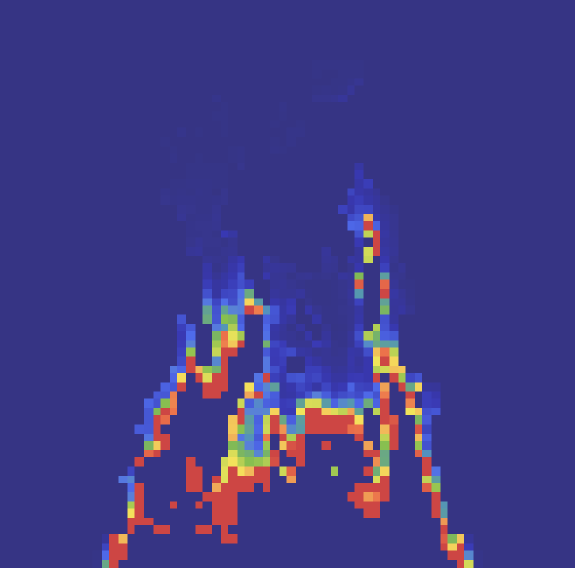
#> input picture Validation/UMD_Line_Burner/IAFSS_2023_Results/images/propane_tri_coarse.png, 1150 x 1136 px (shown at 1/2 size)
$ python cat_images.py
#> lines starting #> are read from the running program, lines starting #| are printed output that depends on the picture
#!/usr/bin/python3
#McDermott
#2-7-2023
#cat_images.py

from PIL import Image
from mpl_toolkits.axes_grid1 import make_axes_locatable
import matplotlib.pyplot as plt

im1 = Image.open('propane_tri_coarse.png')
#> im1 is the input picture: PIL image 1150x1136 RGBA; mean R, G, B, A 64.3, 58.5, 132.4, 255
im2 = Image.open('propane_tri_medium.png')
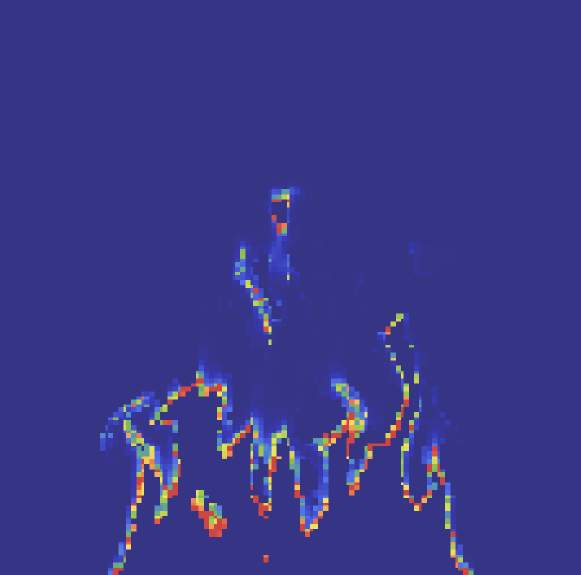
#> input picture Validation/UMD_Line_Burner/IAFSS_2023_Results/images/propane_tri_medium.png, 1162 x 1149 px (shown at 1/2 size)
#> im2 is the input picture: PIL image 1162x1149 RGBA; mean R, G, B, A 58.2, 55.9, 133.5, 255
im3 = Image.open('propane_tri_fine.png')
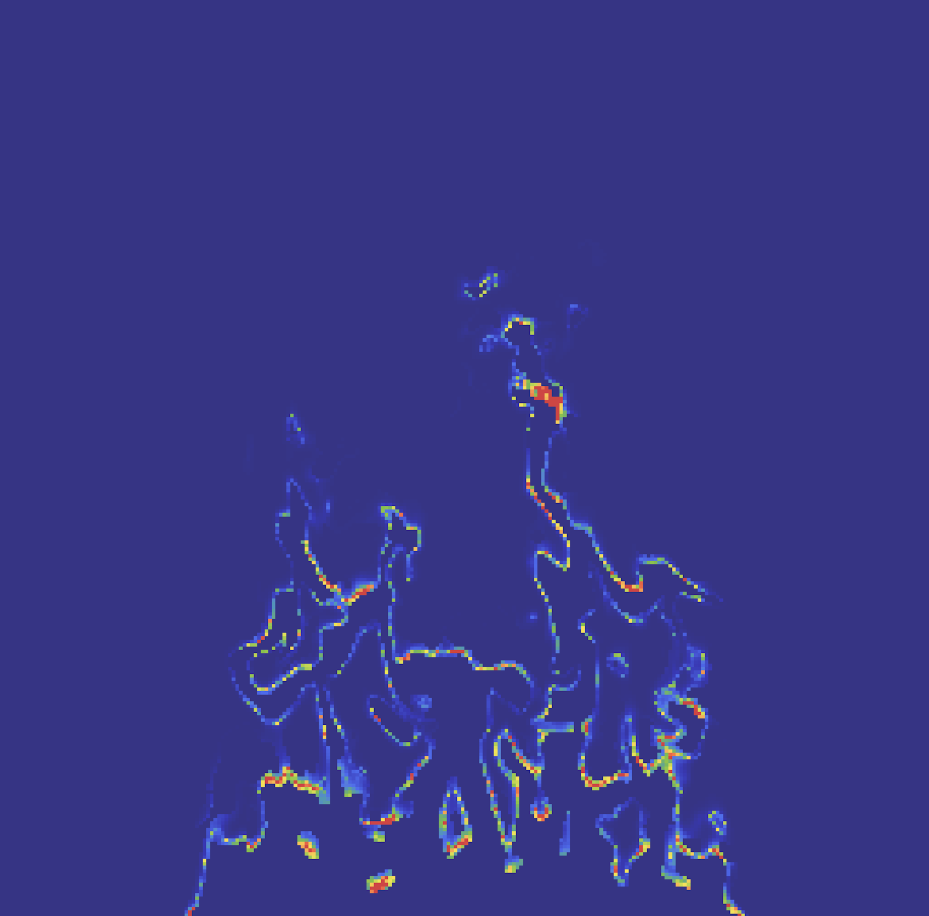
#> input picture Validation/UMD_Line_Burner/IAFSS_2023_Results/images/propane_tri_fine.png, 1857 x 1832 px (shown at 1/2 size)
#> im3 is the input picture: PIL image 1857x1832 RGBA; mean R, G, B, A 56.2, 54.9, 134.1, 255

def add_margin(pil_img, top, right, bottom, left, color):
#> called with top = 2, right = 2, bottom = 2, left = 2, color = 'white'
    width, height = pil_img.size
#> width = 1150; height = 1136
    new_width = width + right + left
#> new_width = 1154
    new_height = height + top + bottom
#> new_height = 1140
    result = Image.new(pil_img.mode, (new_width, new_height), color)
#> result: PIL image 1154x1140 RGBA; every value is 255
    result.paste(pil_img, (left, top))
    return result

im1_pad = add_margin(im1,2,2,2,2,'white')
im1_pad.save('im1_pad.png')
im2_pad = add_margin(im2,2,2,2,2,'white')
#> in add_margin (call 2), `result = Image.new(pil_img.mode, (new_width, new_height), color)`: result: PIL image 1166x1153 RGBA; every value is 255
im2_pad.save('im2_pad.png')
im3_pad = add_margin(im3,4,4,4,4,'white')
#> in add_margin (call 3), `result = Image.new(pil_img.mode, (new_width, new_height), color)`: result: PIL image 1865x1840 RGBA; every value is 255
im3_pad.save('im3_pad.png')

def get_concat_h(im1, im2):
    dst = Image.new('RGB', (im1.width + im2.width, im1.height))
    dst.paste(im1, (0, 0))
    dst.paste(im2, (im1.width, 0))
    return dst

def get_concat_h_resize(im1, im2, resample=Image.BICUBIC, resize_big_image=True):
#> called with resample = 3, resize_big_image = True
    if im1.height == im2.height:
        _im1 = im1
        _im2 = im2
    elif (((im1.height > im2.height) and resize_big_image) or
          ((im1.height < im2.height) and not resize_big_image)):
        _im1 = im1.resize((int(im1.width * im2.height / im1.height), im2.height), resample=resample)
        _im2 = im2
    else:
        _im1 = im1
        _im2 = im2.resize((int(im2.width * im1.height / im2.height), im1.height), resample=resample)
    dst = Image.new('RGB', (_im1.width + _im2.width, _im1.height))
#> dst: PIL image 2306x1140 RGB; every value is 0
    dst.paste(_im1, (0, 0))
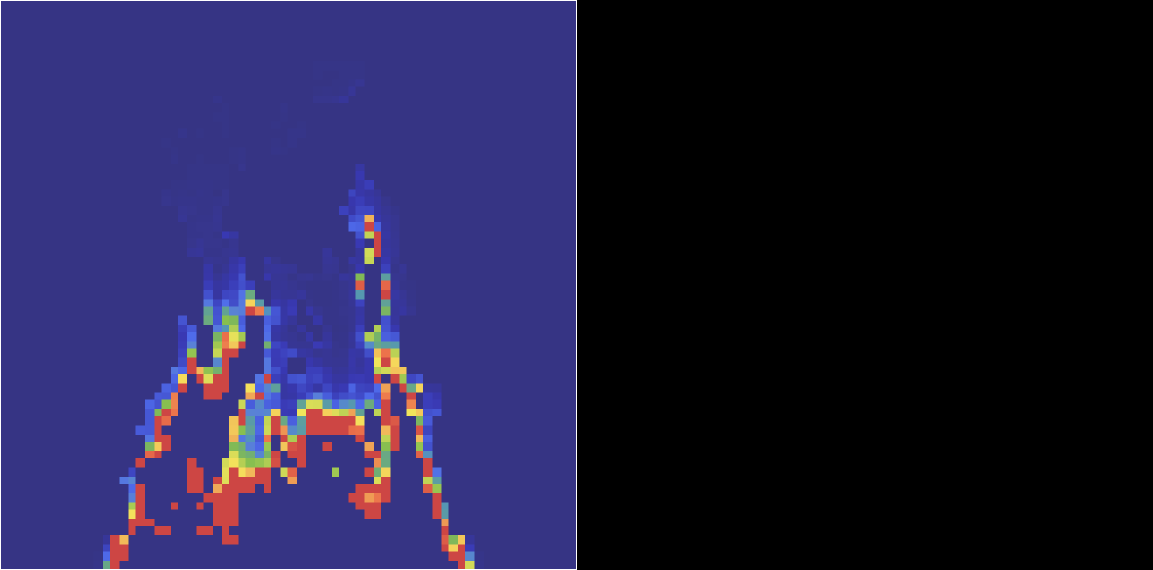
#> dst: PIL image 2306x1140 RGB (shown at 1/2 size); mean R, G, B 32.8, 30, 66.7
    dst.paste(_im2, (_im1.width, 0))
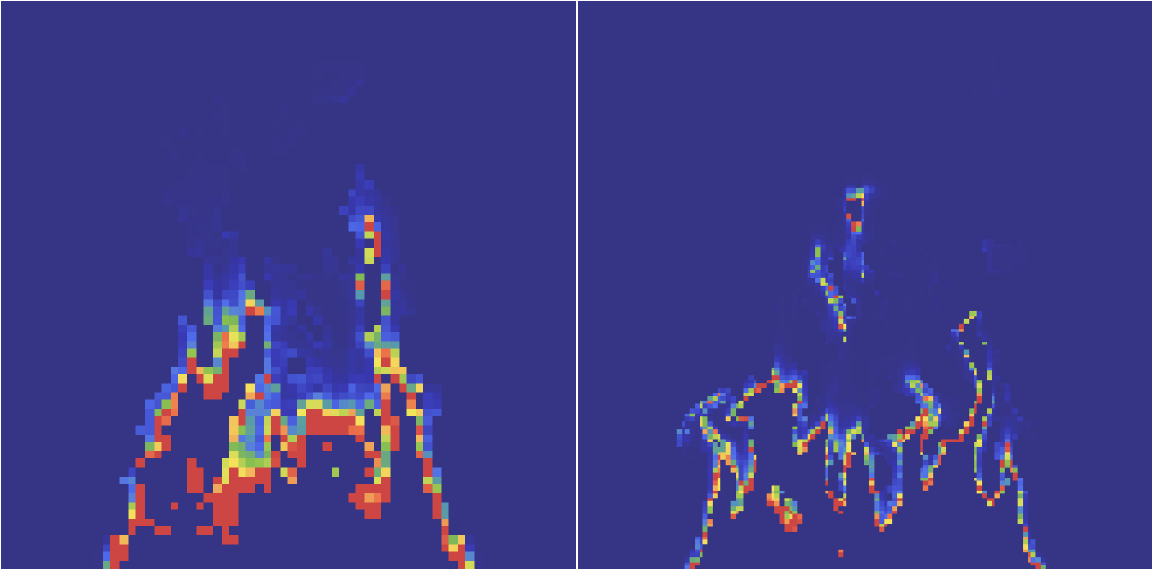
#> dst: PIL image 2306x1140 RGB (shown at 1/2 size); mean R, G, B 62.6, 58.6, 133.8
    return dst

im12 = get_concat_h_resize(im1_pad, im2_pad)
im123 = get_concat_h_resize(im12, im3_pad)
#> call 2 of get_concat_h_resize, with resample = 3, resize_big_image = True
#> in get_concat_h_resize (call 2), `dst = Image.new('RGB', (_im1.width + _im2.width, _im1.height))`: dst: PIL image 3461x1140 RGB; every value is 0
#> in get_concat_h_resize (call 2), `dst.paste(_im1, (0, 0))`:
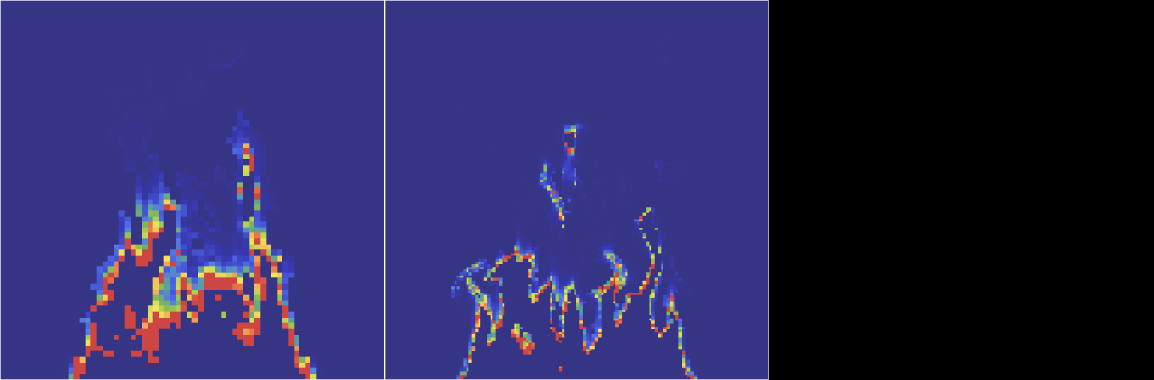
#> dst: PIL image 3461x1140 RGB (shown at 1/3 size); mean R, G, B 41.7, 39, 89.1
#> in get_concat_h_resize (call 2), `dst.paste(_im2, (_im1.width, 0))`:
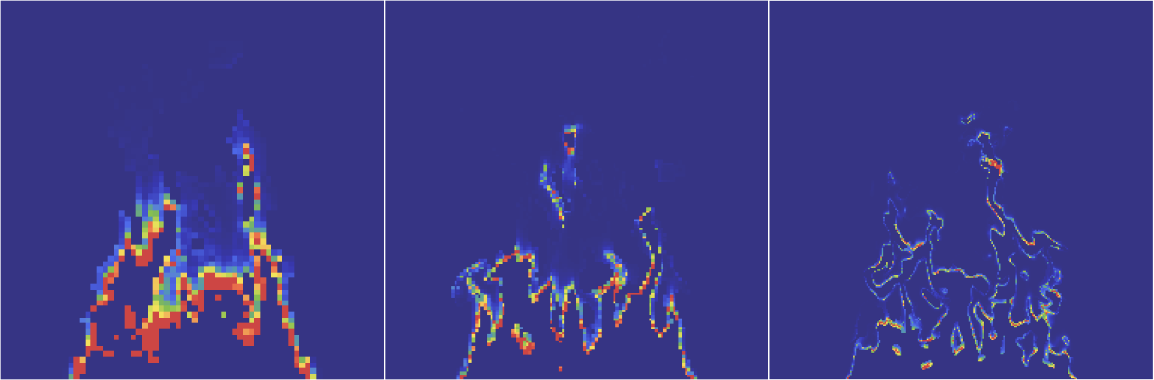
#> dst: PIL image 3461x1140 RGB (shown at 1/3 size); mean R, G, B 61, 57.9, 134.2
im123.save('propane_tri_concat_h.png')

dpi=220
fig = plt.figure(figsize=(im123.width/dpi,im123.height/dpi))

imgplot = plt.imshow(im123)
ax = plt.gca()
plt.tick_params(left = False, right = False , labelleft = False ,
                labelbottom = False, bottom = False)
imgplot.set_cmap('jet')
divider = make_axes_locatable(ax)
cax = divider.append_axes("right", size="3%", pad=0.05)
cbar = plt.colorbar(cax=cax,ticks=[15, 132.5, 250])
cbar.ax.set_yticklabels(['1', '1.5', '2'])
cbar.ax.tick_params(labelsize=16)

plt.tight_layout()
plt.savefig('last_image.pdf')    #saving new image
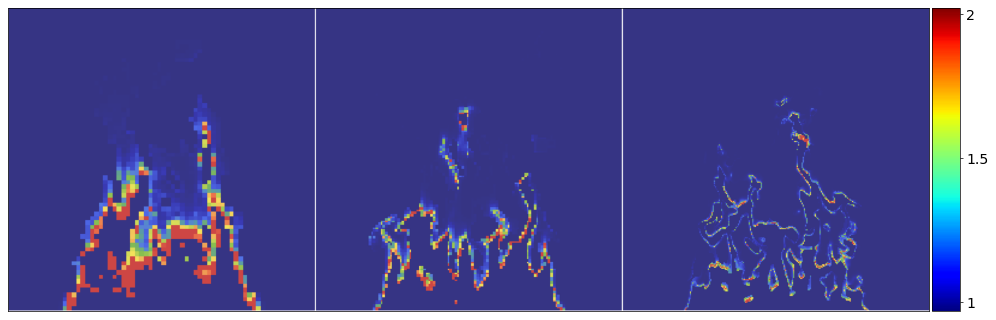
#> figure drawn by matplotlib, 2 panels
plt.show()
